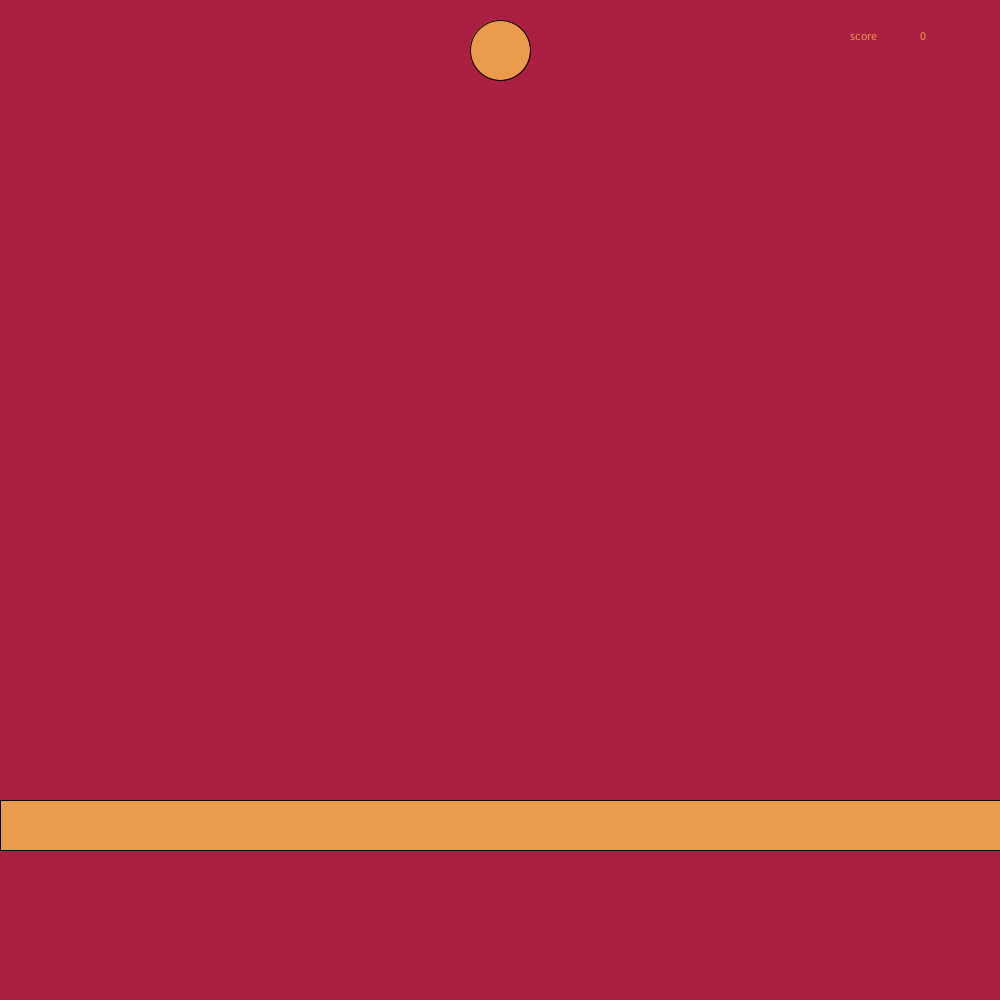
Frame 1 (no input)
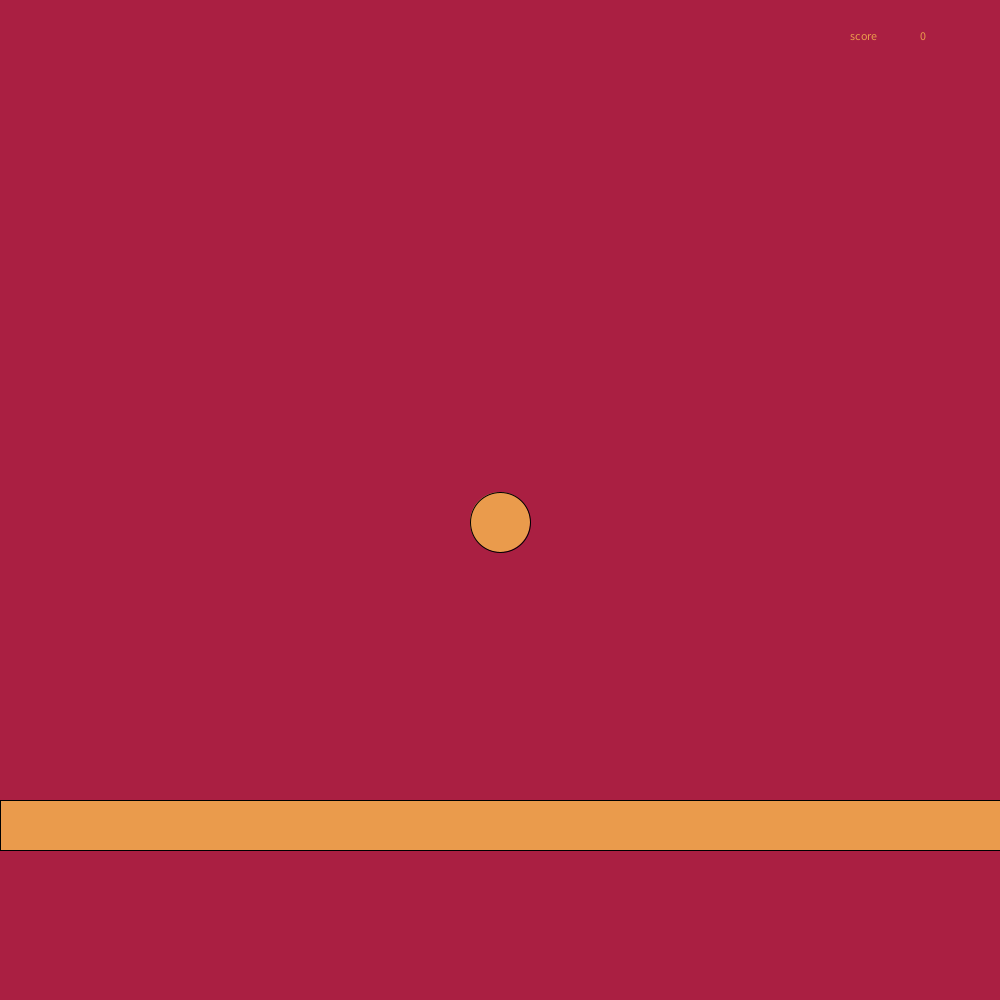
Frame 60 (the mouse pressed at the canvas centre just before this capture)
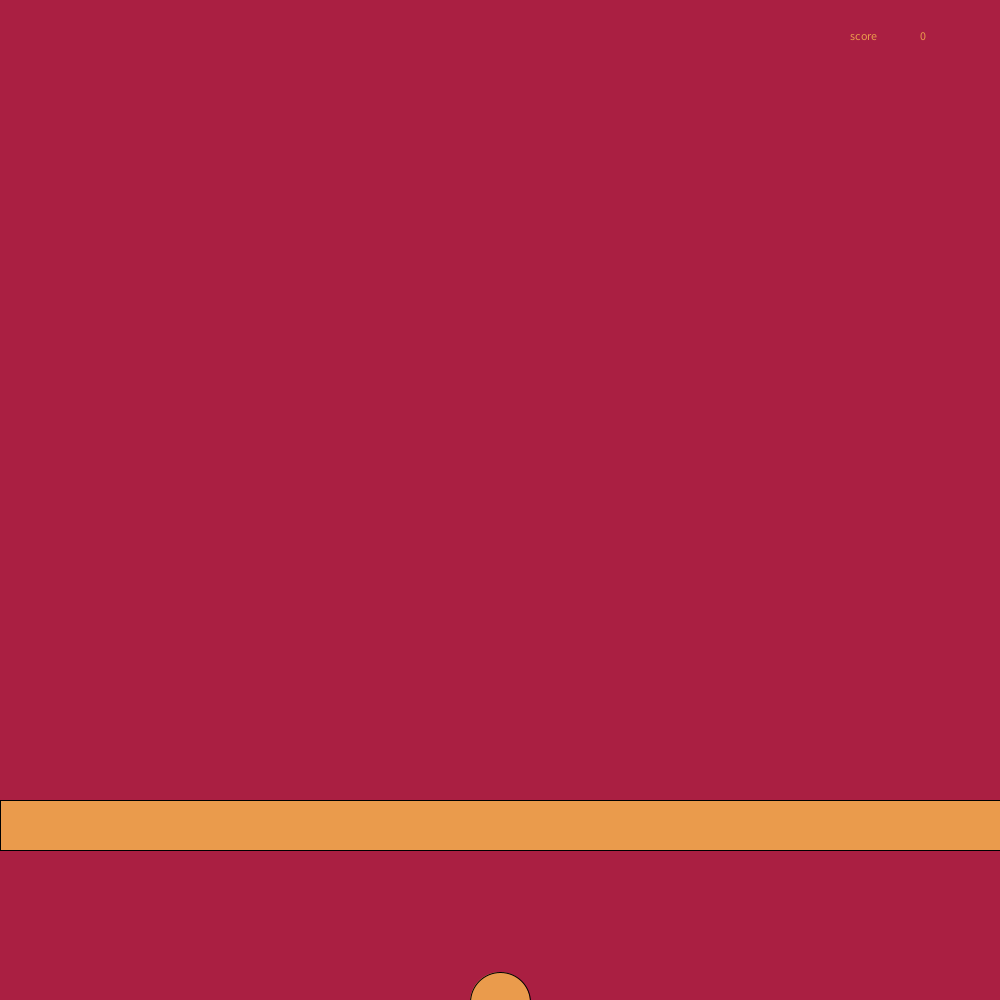
Frame 120 (the mouse held since frame 60 and released just before this capture)

The Processing sketch that drew these frames (run headless with seeded random() and noise(); from frame 60 on, the mouse is pressed at the canvas centre):

// Processing sketch: Guitar
// ── Guitar.pde
int bally=0;
int score=0;
void setup()
{
  size (1000, 1000);
}
void draw()
{
  background(#AA1F42);
  fill(#EA9B4C);
  rect(0,800,1000,50);
  ellipse(500, 50+bally, 60, 60);
  bally=bally+8;
  if (bally>1000)
  {
    bally=0;
  }
  text ("score", 850, 40);
  text (score, 920, 40);
}
void keyPressed()
{ 
  if (key== 's' &&bally>800)
  {
    score=score+20;
  }
}
